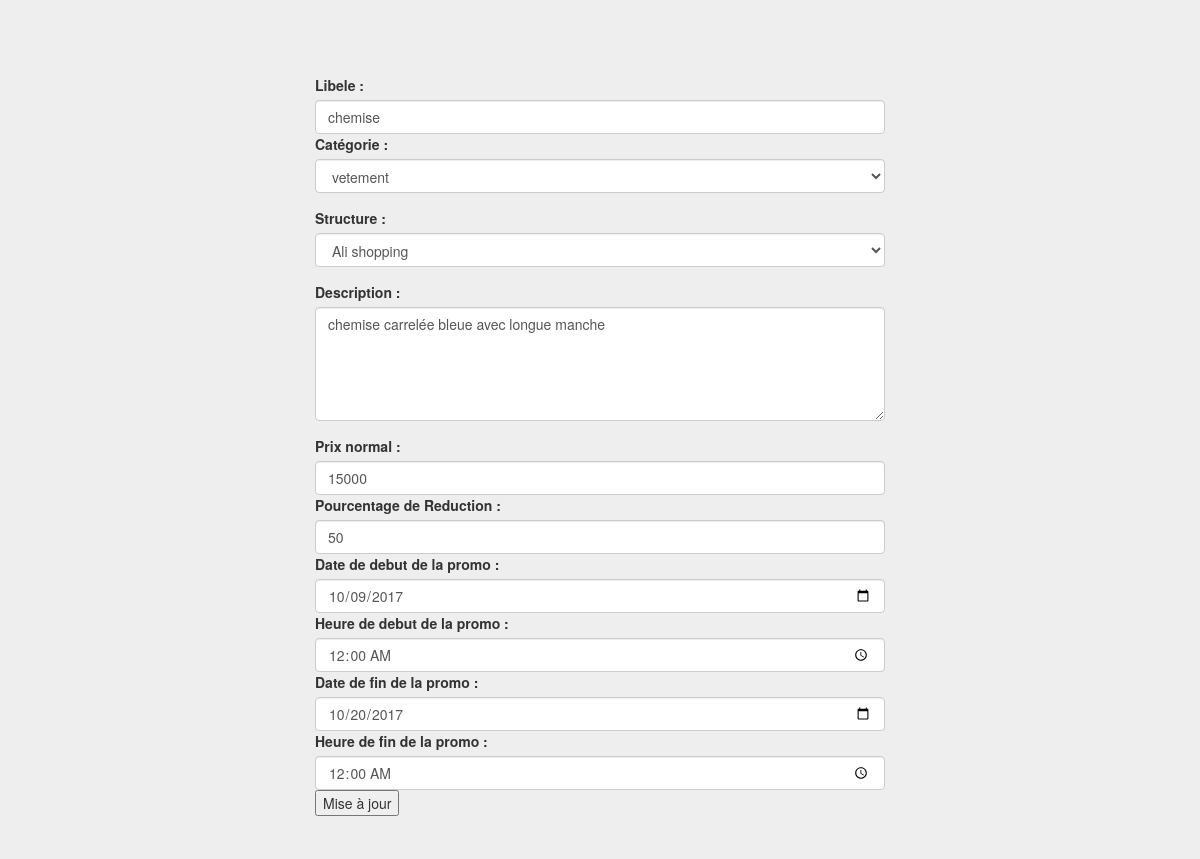
Page /admin-serou/produitsUpdate.php?id=1 on the committed database.
### tables this page shows
CREATE TABLE `produits` (
  `code_produit` int(11) NOT NULL,
  `lib_produit` varchar(255) NOT NULL,
  `description` text NOT NULL,
  `reduction` varchar(255) NOT NULL,
  `prix_initial` int(11) NOT NULL,
  `date_fin_promo` date NOT NULL,
  `date_debut_promo` date NOT NULL,
  `heure_debut_promo` time NOT NULL,
  `heure_fin_promo` time NOT NULL,
  `code_categorie_produit` int(11) NOT NULL,
  `code_structure` int(11) NOT NULL
);

CREATE TABLE `categorieproduits` (
  `code_categorie_produit` int(11) NOT NULL,
  `lib_categorie_produit` varchar(255) NOT NULL
);

CREATE TABLE `structures` (
  `code_structure` int(11) NOT NULL,
  `code_client` int(11) NOT NULL,
  `nom_structure` varchar(255) NOT NULL,
  `longitude` double NOT NULL,
  `latitude` double NOT NULL,
  `image_structure` varchar(255) NOT NULL,
  `adresse_structure` varchar(255) NOT NULL,
  `description` text NOT NULL,
  `code_type_structure` int(11) NOT NULL,
  `contact_structure` int(11) NOT NULL,
  `code_formule` int(11) NOT NULL,
  `date_limite_activite` datetime NOT NULL
);

### admin-serou/produitsUpdate.php (called while the page is built, shortened)
<?php
	require('model/Map.php');
	$map = new Map();
		if(!empty($_GET)){
			$id = strip_tags($_GET['id']);
			$info = $map->getIdInfo($id);
			$categories = $map->getCategory();
			$structures = $map->getStructure();
		}
		require_once("view/vueProduitsUpdate.php");

### admin-serou/model/Map.php (called while the page is built, shortened)
<?php
class Map extends BDD{
    function getCategory() {
        $bdd = parent::getBdd();
		$sql = "SELECT *";
		$sql .= " FROM  categorieproduits as cp";
		$sql .= " ORDER BY lib_categorie_produit ASC";
        $datas = $bdd->query($sql);
		while ($resultat = $datas->fetch(PDO::FETCH_OBJ)) {
            $count[] = $resultat;
        }
		return $count;
    }
    function getIdInfo( $id ) {
        $bdd = parent::getBdd();
		$sql = "SELECT *";
		$sql .= " FROM produits";
		$sql .= " WHERE code_produit=".$id;
		$datas = $bdd->query($sql);
		if ($resultat = $datas->fetch(PDO::FETCH_OBJ)) {
            $count = $resultat;
        }
		return $count;
    }
    function getStructure() {
        $bdd = parent::getBdd();
		$sql = "SELECT *";
		$sql .= " FROM  structures as st";
		$sql .= " ORDER BY st.nom_structure ASC";
        $datas = $bdd->query($sql);
		while ($resultat = $datas->fetch(PDO::FETCH_OBJ)) {
            $count[] = $resultat;
        }
		return $count;
    }
}

### admin-serou/view/vueProduitsUpdate.php (the view)
<!DOCTYPE html>
<html>
	<?php require('template/vueHeader.php'); ?>
	<body>
		<div class="container-fluid">
			<div class="row">
				<div class="col-md-6 col-md-offset-3">
				<form action="produitsUpdate.php?id=<?php echo $info->code_produit;?>">
					<div class="form-group">
						<label for="inputLibele">Libele : </label>
						<input type="text" class="form-control col-md-2" id="inputLibele" name="libele" value="<?php echo nl2br(stripslashes($info->lib_produit)); ?>"/>
					</div>
					<div class="form-group">
						<label for="inputCategorie">Catégorie : </label>
						<select class="form-control" name="categorie">
							<?php foreach($categories as $category): ?>
							  <option <?php if($category->code_categorie_produit == $info->code_categorie_produit) : ?>selected<?php endif; ?> value="<?php echo $category->code_categorie_produit ?>"><?php echo $category->lib_categorie_produit ?></option>
							<?php endforeach; ?>
						</select>
					</div>
					<div class="form-group">
						<label for="inputStructure">Structure : </label>
						<select class="form-control" name="structure">
							<?php foreach($structures as $structure): ?>
							  <option <?php if($structure->code_structure == $info->code_structure) : ?>selected<?php endif; ?> value="<?php echo $structure->code_structure ?>"><?php echo $structure->nom_structure ?></option>
							<?php endforeach; ?>
						</select>
					</div>
					<div class="form-group">
						<label for="inputDescription">Description : </label>
						<textarea type="text" rows="5" class="form-control" id="inputDescription" name="description"/><?php echo nl2br(stripslashes($info->description)); ?></textarea>
					</div>
					<div class="form-group">
						<label for="inputPrix">Prix normal : </label>
						<input type="text" class="form-control col-md-2" id="inputPrix" name="prix" value="<?php echo nl2br(stripslashes($info->prix_initial)); ?>"/>
					</div>
					<div class="form-group">
						<label for="inputReduction">Pourcentage de Reduction : </label>
						<input type="text" class="form-control col-md-2" id="inputReduction" name="reduction" value="<?php echo nl2br(stripslashes($info->reduction)); ?>"/>
					</div>
					<div class="form-group">
						<label for="inputDateDebut">Date de debut de la promo : </label>
						<input type="date" class="form-control col-md-2" id="inputDateDebut" name="dateDebut" value="<?php echo nl2br(stripslashes($info->date_debut_promo)); ?>"/>
					</div>
					<div class="form-group">
						<label for="inputHeureDebut">Heure de debut de la promo : </label>
						<input type="time" class="form-control col-md-2" id="inputHeureDebut" name="heureDebut" value="<?php echo nl2br(stripslashes($info->heure_debut_promo)); ?>"/>
					</div>
					<div class="form-group">
						<label for="inputDateFin">Date de fin de la promo : </label>
						<input type="date" class="form-control col-md-2" id="inputDateFin" name="dateFin" value="<?php echo nl2br(stripslashes($info->date_fin_promo)); ?>"/>
					</div>
					<div class="form-group">
						<label for="inputHeureFin">Heure de fin de la promo : </label>
						<input type="time" class="form-control col-md-2" id="inputHeureFin" name="heureFin" value="<?php echo nl2br(stripslashes($info->heure_fin_promo)); ?>"/>
					</div>
					<div class="form-group">
						<input type="submit" value="Mise à jour" />
					</div>
				</form>
				</div>
			</div>
		</div>
	</body>
</html>

### admin-serou/common/css/admin.css (style rules this page uses)
body { padding-top: 60px; padding-bottom: 40px; background-color: #eee; }

### admin-serou/common/css/style.css (style rules this page uses)
body { width: 100%; padding-top: 75px; margin: 0 auto; }

### rows in the picture
produits: libele "chemise", categorie "vetement", structure "Ali shopping", description "chemise carrelée bleue avec longue manche", prix "15000", reduction "50", dateDebut "10/09/2017", heureDebut "00:00:00", dateFin "10/20/2017", heureFin "00:00:00"
